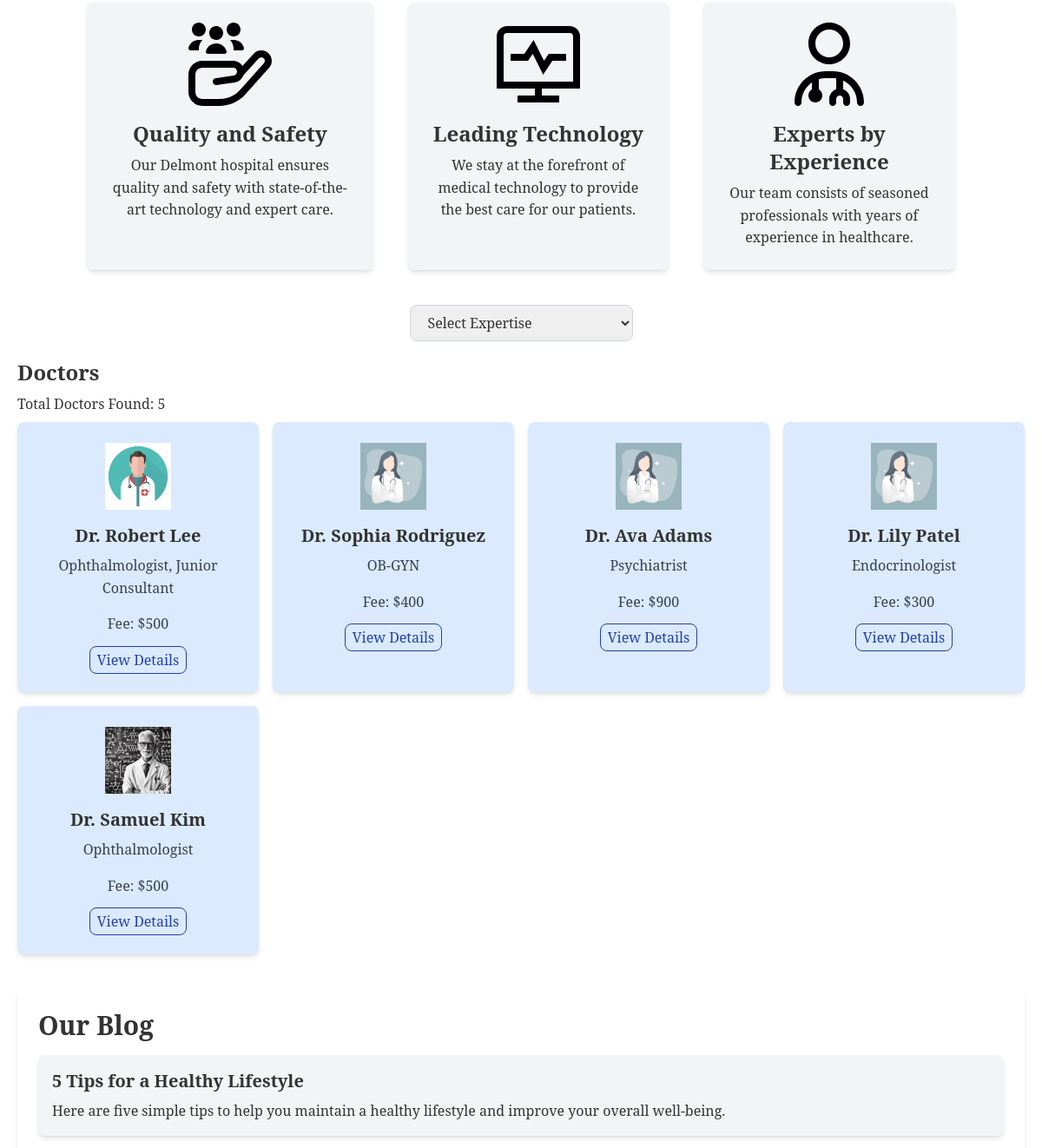
/ (middle part), run on an earlier commit of the app's database.
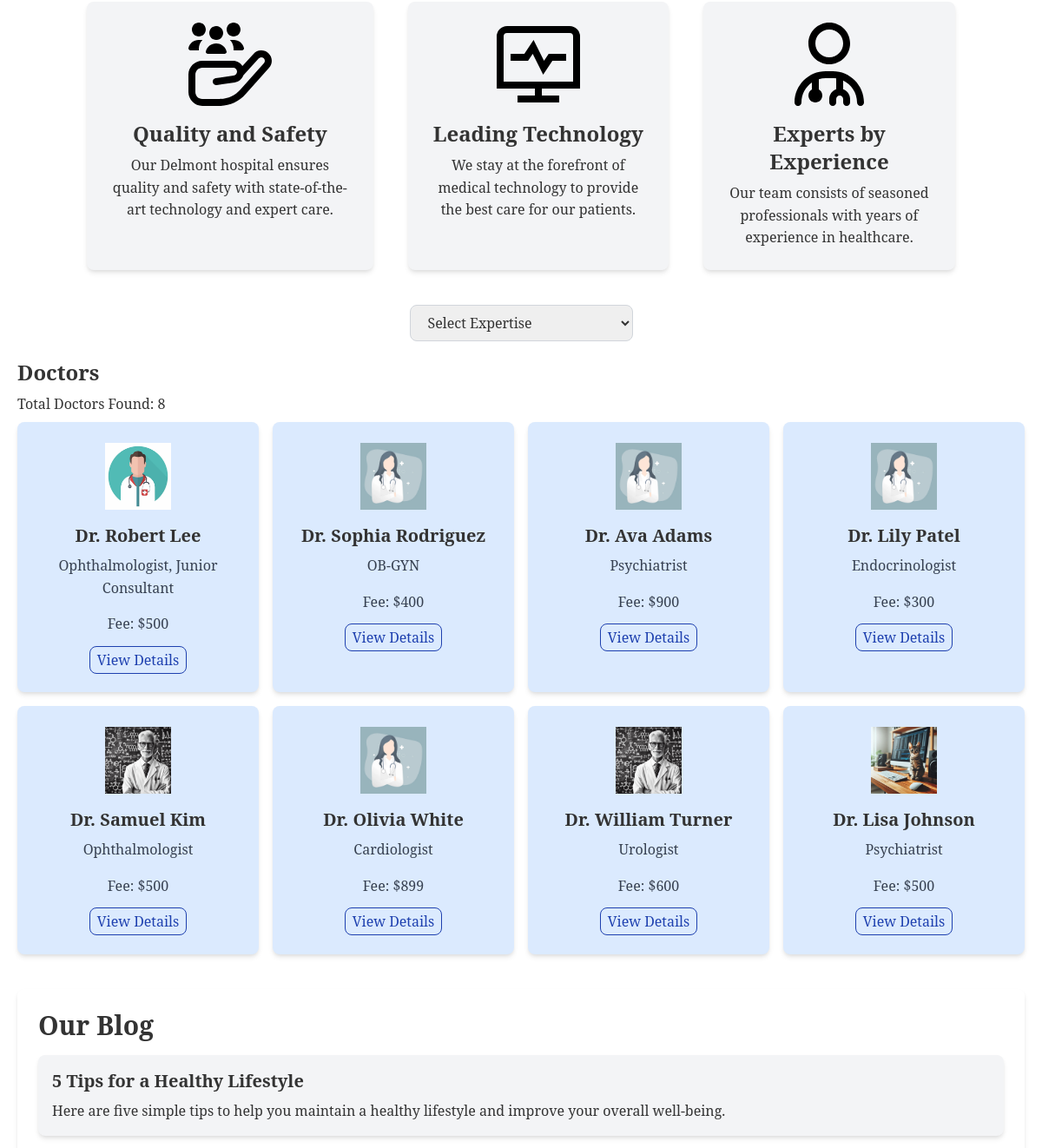
And on a later commit of the database.
### doctor/models.py (models this page shows, shortened)
class Doctor(models.Model):
    user = models.OneToOneField(User, on_delete=models.CASCADE)
    image = models.ImageField(
        upload_to='doctor/media/uploads/', default='doctor/media/uploads/default.jpg')
    designation = models.ManyToManyField(Designation)
    expertise = models.ManyToManyField(Expertise)
    available_time = models.ManyToManyField(AvailableTime)
    fee = models.IntegerField()
    meet_link = models.URLField(max_length=200)
    user_type = models.CharField(
        default='Doctor', max_length=10, editable=False)

class Designation(models.Model):
    name = models.CharField(max_length=50)
    slug = models.SlugField(max_length=100, unique=True)

### health_ops_connect/views.py (the view)
# urls.py: path('', DoctorListView.as_view(), name='home'),
class DoctorListView(ListView):
    model = Doctor
    template_name = 'home.html'
    context_object_name = 'doctors'
    def get_queryset(self):
        expertise_slug = self.kwargs.get('expertise')
        if expertise_slug:
            expertise = Expertise.objects.get(
                slug=expertise_slug)
            return Doctor.objects.filter(expertise=expertise)
        return Doctor.objects.all()
    def get_context_data(self, **kwargs):
        context = super().get_context_data(**kwargs)
        context['expertises'] = Expertise.objects.all()
        return context

### templates/home.html (shortened to what this page needs)
{% extends 'base.html' %}
{% load static %}
{% block content %}
<div class="flex gap-10 w-10/12 m-auto my-10">
    <div class="bg-gray-100 rounded-lg shadow-md p-6">
        <img src="{% static 'icons/customer-care.svg' %}" alt="icon" class="w-24 mx-auto mb-4">
        <h3 class="text-2xl text-center font-bold mb-2">Quality and Safety</h3>
        <p class="text-center">Our Delmont hospital ensures quality and safety with state-of-the-art technology and
            expert care.</p>
    </div>
    <div class="bg-gray-100 rounded-lg shadow-md p-6">
        <img src="{% static 'icons/pulse.svg' %}" alt="icon" class="w-24 mx-auto mb-4">
        <h3 class="text-2xl text-center font-bold mb-2">Leading Technology</h3>
        <p class="text-center">We stay at the forefront of medical technology to provide the best care for our patients.
        </p>
    </div>
    <div class="bg-gray-100 rounded-lg shadow-md p-6">
        <img src="{% static 'icons/user-md.svg' %}" alt="icon" class="w-24 mx-auto mb-4">
        <h3 class="text-2xl text-center font-bold mb-2">Experts by Experience</h3>
        <p class="text-center">Our team consists of seasoned professionals with years of experience in healthcare.</p>
    </div>
</div>
<div class="m-5">
    <div class="flex gap-4 justify-center">
        <div class="mb-5">
            <select name="specialization" onchange="window.location.href=this.value"
                class="py-2 px-4 rounded-lg border border-gray-300">
                <option value="" disabled selected>Select Expertise</option>
            </select>
        </div>
    </div>
    <div>
        <h2 class="text-2xl font-bold mb-2">Doctors</h2>
        <p class="mb-2">Total Doctors Found: {{ doctors | length }}</p>
        <div class="grid grid-cols-1 md:grid-cols-2 lg:grid-cols-4 gap-4">
            {% for doctor in doctors %}
            <div class="bg-blue-100 p-6 rounded-lg shadow-md text-center">
                <img src="{{ doctor.image.url }}" alt="{{ doctor.user.first_name }}" class="w-1/3 h-auto mb-4 m-auto" />
                <h3 class="text-xl font-bold mb-2">
                    Dr. {{ doctor.user.first_name }} {{ doctor.user.last_name }}
                </h3>
                <p class="text-gray-700 mb-4">
                    {% for designation in doctor.designation.all %}
                    {{designation.name}}{% if not forloop.last %}, {% endif %} {% endfor %}
                </p>
                <p class="text-gray-700 mb-4">Fee: ${{ doctor.fee }}</p>
                <a href="{% url 'doctor_details' doctor.id %}"
                    class="py-1 px-2 rounded-lg text-blue-800 border border-blue-800 hover:bg-blue-800 hover:text-white">View
                    Details</a>
            </div>
            {% endfor %}
        </div>
    </div>
    <div class="bg-white rounded-lg shadow-md p-6 my-10">
        <h2 class="text-3xl font-bold mb-4">Our Blog</h2>
        <div class="flex flex-col gap-4">
            <div class="bg-gray-100 rounded-lg shadow-md p-4">
                <h3 class="text-xl font-bold mb-2">5 Tips for a Healthy Lifestyle</h3>
                <p>Here are five simple tips to help you maintain a healthy lifestyle and improve your overall
                    well-being.</p>
            </div>
        </div>
    </div>
</div>
{% endblock %}

What changed in the data, as far as the page shows it:
added Doctor: image (picture), user.first_name "Olivia", user.last_name "White", fee "899"
now on this page (row unchanged): Designation: name "Cardiologist", shown under "Olivia"
added Doctor: image (picture), user.first_name "William", user.last_name "Turner", fee "600"
now on this page (row unchanged): Designation: name "Urologist", shown under "William"
added Doctor: image (picture), user.first_name "Lisa", user.last_name "Johnson", fee "500", Designation (name "Psychiatrist")
Also different on the page:
{{ doctors | length }}: "5" → "8"
